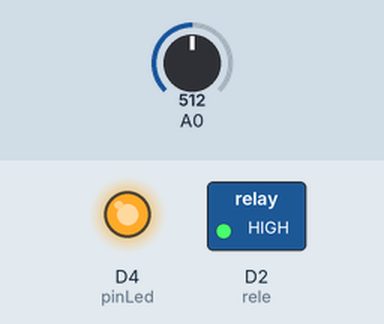
A sketch run on a simulated ESP8266 (NodeMCU). Shown: switched loads named in the sketch (green lamp = pin HIGH), output pins drawn as LEDs (lit = HIGH). The inputs (shaded band) are chosen by the test bench; at power-on: A0 = 512. WiFi joins after 1.5 s; servers stay silent unless stated; uploads are accepted with an empty reply; what the sketch prints to the serial monitor is not drawn.

Above: at 6.6 s.
Timing chart, 0 to 13.0 s (numbered marks = the images above):
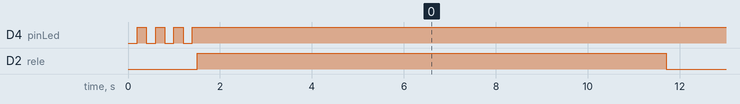

The sketch:

macetapp-seminario.ino
```cpp
///****** Includes *******///
#include <ESP8266WiFi.h>
#include <DNSServer.h>
#include <ESP8266WebServer.h>
#include <WiFiManager.h>
#include <Ticker.h>
#include <WiFiClient.h>
#include <ESP8266HTTPClient.h>
///**********************///
///****** Variables definition *******///
Ticker ticker;
const String codMaceta = "ABC123ABC";
const int rele = D2;
int temp;
int demora=0;
byte pinLed = D4;
const char* serverName = "http://macetapp.herokuapp.com/api/metrics";
unsigned long lastTime = 0;
unsigned long timerDelay = 5000;
///**********************///
///****** Led status *******///
void parpadeoLed(){
  // Cambiar de estado el LED
  byte estado = digitalRead(pinLed);
  digitalWrite(pinLed, !estado);
}
///**********************///
///****** setup definition *******///
void setup()
///****** Wifi Connect (Led Status) *******///
{
    Serial.begin(115200);
    pinMode(pinLed, OUTPUT);
    Serial.println();
    Serial.print("MAC: ");
    Serial.println(WiFi.macAddress());
    ticker.attach(0.2, parpadeoLed);
    WiFiManager wifiManager;
    if(!wifiManager.autoConnect("MacetAPP-WIFI")){
        Serial.println("Fallo en la conexión (timeout)");
        ESP.reset();
        delay(1000);
    }
    Serial.println("Ya estás conectado");
    // Eliminamos el temporizador
    ticker.detach();
    pinMode(rele,OUTPUT);
    // Apagamos el LED
    digitalWrite(pinLed, HIGH);
    digitalWrite(rele,HIGH);
}
///**********************///
///****** loop definition *******///
void loop() {
  delay(5000);
  ////**** Get Value by Sensor Humidity *//////
  temp = analogRead(0); //connect sensor to Analog 0
  Serial.println(temp); //print the value to serial port
  delay(5000);
  temp = analogRead(0); //connect sensor to Analog 0
  Serial.println(temp); //print the value to serial port
  ///**********************///
  if(temp>350){
    //Check WiFi connection status
    if(WiFi.status()== WL_CONNECTED){
      WiFiClient client;
      HTTPClient http;
      // Your Domain name with URL path or IP address with path
      http.begin(client, serverName);
      // Specify content-type header
      http.addHeader("Content-Type", "application/x-www-form-urlencoded");
      // Data to send with HTTP POST
      String httpRequestData = "humidity="+ String(temp) +"&PlantCode="+ String(codMaceta) + "&watering=si";
      // Send HTTP POST request
      int httpResponseCode = http.POST(httpRequestData);
      Serial.print("HTTP Response code: ");
      Serial.println(httpResponseCode);
      // Free resources
      http.end();
    }
    else{
      Serial.println("WiFi Disconnected");
    }
    ///****watering until humidity is greater than 350 ****///
    while(temp>350){
      digitalWrite(rele,LOW);
      delay(5000);
      digitalWrite(rele,HIGH);
      delay(5000);
      temp = analogRead(0); //connect sensor to Analog 0
      Serial.println(temp); //print the value to serial port
    }
    ///**********************///
    ///** Set demora **///
    demora = 0;
    ///**********************///
  }else{
    //Check WiFi connection status
    if(WiFi.status()== WL_CONNECTED){
      WiFiClient client;
      HTTPClient http;
      // Your Domain name with URL path or IP address with path
      http.begin(client, serverName);
      // Specify content-type header
      http.addHeader("Content-Type", "application/x-www-form-urlencoded");
      // Data to send with HTTP POST
      String httpRequestData = "humidity="+ String(temp) +"&PlantCode="+ String(codMaceta) + "&watering=no";
      // Send HTTP POST request
      int httpResponseCode = http.POST(httpRequestData);
      Serial.print("HTTP Response code: ");
      Serial.println(httpResponseCode);
      // Free resources
      http.end();
    }
    else {
      Serial.println("WiFi Disconnected");
    }
    ///** Set demora **///
    demora = demora + 1;
    ///**********************///
      digitalWrite(rele,HIGH);
  }
  /////**** If demora is greater than 3 set 1 hour dealy **/////
  if(demora >3){
     delay(3600000); //1 hora
  }else{
     delay(600000); //10 minutos
  }
  ////********************/////
}
```

Measured:
- by itself, D2 (rele): alternates HIGH for 5.0 s and LOW for 5.0 s
